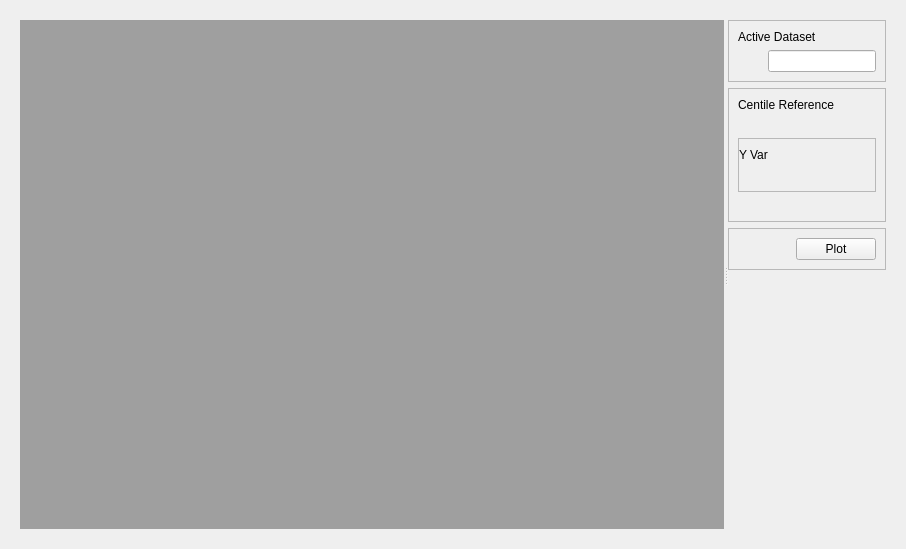
<?xml  version="1.0"  encoding="UTF-8"?>
<ui  version="4.0">
  <class>Form</class>
  <widget  class="QWidget"  name="Form">
      
    <property  name="geometry">
      <rect>
        <x>0</x>
        <y>0</y>
        <width>906</width>
        <height>549</height>
      </rect>
    </property>
    
    <property  name="windowTitle">
      <string>Form</string>
    </property>

    <layout  class="QVBoxLayout"  name="horizontalLayout">
      <item>
        
        <widget class="QWidget" name="verticalLayoutWidget">

    
            <layout  class="QHBoxLayout"  name="horizontalLayout">
                
            <item>
                <widget  class="QSplitter"  name="splitter">
                    
                <property  name="orientation">
                    <enum>Qt::Horizontal</enum>
                </property>
                
                <widget  class="QWidget"  name="wViewer">
                    <property  name="sizePolicy">
                    <sizepolicy  hsizetype="Preferred"  vsizetype="Preferred">
                        <horstretch>8</horstretch>
                        <verstretch>0</verstretch>
                    </sizepolicy>
                    </property>
                    <layout  class="QVBoxLayout"  name="vlViewer">
                    <item>
                        <widget  class="QMdiArea"  name="mdiArea"/>
                    </item>
                    </layout>
                </widget>
                
                <widget  class="QWidget"  name="wOptions">
                    <property  name="sizePolicy">
                    <sizepolicy  hsizetype="Minimum"  vsizetype="Minimum">
                        <horstretch>1</horstretch>
                        <verstretch>0</verstretch>
                    </sizepolicy>
                    </property>
                    
                    <layout  class="QVBoxLayout"  name="vlOptions">

                    <item>
                        <widget  class="QFrame"  name="wActiveDset">
                        <property  name="frameShape">
                            <enum>QFrame::StyledPanel</enum>
                        </property>
                        <property  name="frameShadow">
                            <enum>QFrame::Raised</enum>
                        </property>
                        <property  name="lineWidth">
                            <number>8</number>
                        </property>

                        <layout  class="QVBoxLayout"  name="vlActiveDset">                            
                            <item>
                            <widget  class="QLabel"  name="label_activeDset">
                                <property  name="text">
                                <string>Active Dataset</string>
                                </property>
                            </widget>
                            </item>

                            <item>
                            <layout  class="QHBoxLayout"  name="horizontalLayout_5">
                                <item>
                                <spacer  name="horizontalSpacer_5">
                                    <property  name="orientation">
                                    <enum>Qt::Horizontal</enum>
                                    </property>
                                    
                                    <property name="sizeType">
                                        <enum>QSizePolicy::Fixed</enum>
                                    </property>
                                    
                                    <property  name="sizeHint"  stdset="0">
                                    <size>
                                        <width>30</width>
                                        <height>20</height>
                                    </size>
                                    </property>
                                </spacer>
                                </item>
                                <item>
                                    <widget  class="QLineEdit"  name="edit_activeDset">
                                        <property  name="text">
                                        <string> </string>
                                        </property>
                                    </widget>
                                </item>
                            </layout>
                            </item>
                            
                        </layout>
                        </widget>
                    </item>

                    <item>
                        <widget  class="QFrame"  name="wVars">
                            <property  name="frameShape">
                                <enum>QFrame::StyledPanel</enum>
                            </property>
                            <property  name="frameShadow">
                                <enum>QFrame::Raised</enum>
                            </property>
                            <property  name="lineWidth">
                                <number>8</number>
                            </property>
                        
                            <layout  class="QVBoxLayout"  name="vlTmp">

                            <item>
                            <widget  class="QLabel"  name="label_select">
                                <property  name="text">
                                <string>Centile Reference</string>
                                </property>
                            </widget>
                            </item>
                            
                            <item>
                            <layout  class="QHBoxLayout"  name="horizontalLayout_5">
                                <item>
                                <spacer  name="horizontalSpacer_5">
                                    <property  name="orientation">
                                    <enum>Qt::Horizontal</enum>
                                    </property>
                                    
                                    <property name="sizeType">
                                        <enum>QSizePolicy::Fixed</enum>
                                    </property>
                                    
                                    <property  name="sizeHint"  stdset="0">
                                    <size>
                                        <width>30</width>
                                        <height>20</height>
                                    </size>
                                    </property>
                                </spacer>
                                </item>
                                <item>
                                <layout  class="QVBoxLayout"  name="vlComboCentiles"/>
                                </item>
                            </layout>
                            </item>
                            
                            <item>
                            <widget  class="QFrame"  name="wYVar">
                                <property  name="frameShape">
                                    <enum>QFrame::StyledPanel</enum>
                                </property>
                                <layout  class="QVBoxLayout"  name="vlYVar">
                                    <property name="leftMargin">
                                        <number>0</number>
                                    </property>
                                    <property name="rightMargin">
                                        <number>0</number>
                                    </property>
                                    <item>
                                        <widget  class="QLabel"  name="label_select">
                                        <property  name="text">
                                            <string>Y Var</string>
                                        </property>
                                        </widget>
                                    </item>
                                    <item>
                                    <layout  class="QHBoxLayout"  name="horizontalLayout_5">
                                        <item>
                                        <spacer  name="horizontalSpacer_5">
                                            <property  name="orientation">
                                            <enum>Qt::Horizontal</enum>
                                            </property>
                                            
                                            <property name="sizeType">
                                                <enum>QSizePolicy::Fixed</enum>
                                            </property>
                                            
                                            <property  name="sizeHint"  stdset="0">
                                            <size>
                                                <width>30</width>
                                                <height>20</height>
                                            </size>
                                            </property>
                                        </spacer>
                                        </item>
                                        <item>
                                        <layout  class="QVBoxLayout"  name="vlComboY"/>
                                        </item>
                                    </layout>
                                    </item>
                                </layout>
                            </widget>
                            </item>
                    
                            
                            <item>
                            <layout  class="QHBoxLayout"  name="horizontalLayout_7">
                                <item>
                                <spacer  name="horizontalSpacer_7">
                                    <property  name="orientation">
                                    <enum>Qt::Horizontal</enum>
                                    </property>
                                    
                                    <property name="sizeType">
                                        <enum>QSizePolicy::Fixed</enum>
                                    </property>
                                    
                                    <property  name="sizeHint"  stdset="0">
                                    <size>
                                        <width>30</width>
                                        <height>20</height>
                                    </size>
                                    </property>
                                </spacer>
                                </item>
                                <item>
                                <layout  class="QHBoxLayout"  name="hlComboHueVal"/>
                                </item>
                            </layout>
                            </item>

                            </layout>
                        </widget>
                    </item>

                    <item>
                        <widget  class="QFrame"  name="wPlotBtn">
                        <property  name="frameShape">
                            <enum>QFrame::StyledPanel</enum>
                        </property>
                        <property  name="frameShadow">
                            <enum>QFrame::Raised</enum>
                        </property>
                        <property  name="lineWidth">
                            <number>8</number>
                        </property>
                            <layout  class="QHBoxLayout"  name="horizontalLayout_8">
                            <item>
                                <spacer  name="horizontalSpacer_8">
                                <property  name="orientation">
                                    <enum>Qt::Horizontal</enum>
                                </property>
                                
                                <property  name="sizeHint"  stdset="0">
                                    <size>
                                    <width>40</width>
                                    <height>20</height>
                                    </size>
                                </property>
                                </spacer>
                            </item>
                            <item>
                                <widget  class="QPushButton"  name="plotBtn">
                                <property  name="text">
                                    <string>Plot</string>
                                </property>
                                </widget>
                            </item>
                            </layout>
                        </widget>
                    </item>
                    
                    <item>
                        <spacer  name="verticalSpacer">
                        <property  name="orientation">
                            <enum>Qt::Vertical</enum>
                        </property>
                        <property  name="sizeHint"  stdset="0">
                            <size>
                            <width>20</width>
                            <height>40</height>
                            </size>
                        </property>
                        </spacer>
                    </item>
                    
                    </layout>
                </widget>
                </widget>
            </item>
            </layout>

        </widget>
      </item>

      </layout>
            
        
  </widget>
  <resources/>
  <connections/>
</ui>
